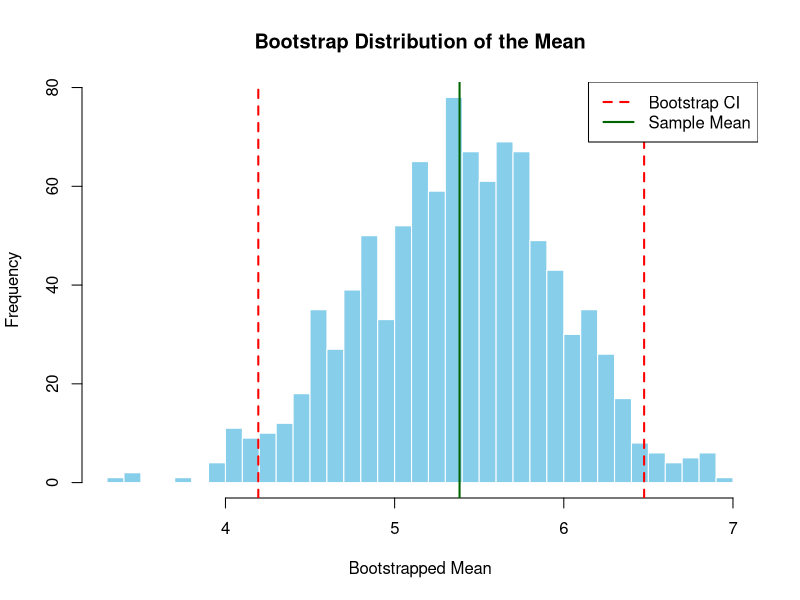

Write R code to recreate this figure.
set.seed(42)

# Generate a small sample from a known distribution (normal)
sample_size = 20
data_normal <- rnorm(n = sample_size, mean = 5, sd = 2)

# Compute mean and 95% CI using traditional method: the t-distribution
# For a normal distribution, the sampling distribution of the sample mean, when 
# variance is estimated, is described using the t-distribution.
mean_normal <- mean(data_normal)
sd_normal <- sd(data_normal)
se_mean_normal <- sd(data_normal) / sqrt(length(data_normal))

margin_error <- qt(0.975, df = sample_size - 1) * se_mean_normal  #  two-tailed
ci_normal <- c(mean_normal - margin_error, mean_normal + margin_error)

# Bootstrap the mean:
# Generate samples from our sample data_normal with replacement
# Take the 2.5% and 97.5% percentiles of the resultant sample means
bootstrap_means <- replicate(1000, {
  sample_data <- sample(data_normal, size = sample_size, replace = TRUE)
  mean(sample_data)
})

ci_bootstrap <- quantile(bootstrap_means, probs = c(0.025, 0.975))

# Show results
cat("Normal Approximation CI:", round(ci_normal, 3), "\n")
cat("Bootstrap CI:", round(ci_bootstrap, 3), "\n")

# Plot the bootstrap distribution
hist(bootstrap_means, breaks = 30, main = "Bootstrap Distribution of the Mean",
     xlab = "Bootstrapped Mean", col = "skyblue", border = "white")
abline(v = ci_bootstrap, col = "red", lwd = 2, lty = 2)
abline(v = mean_normal, col = "darkgreen", lwd = 2)
legend("topright", legend = c("Bootstrap CI", "Sample Mean"),
       col = c("red", "darkgreen"), lty = c(2, 1), lwd = 2)
